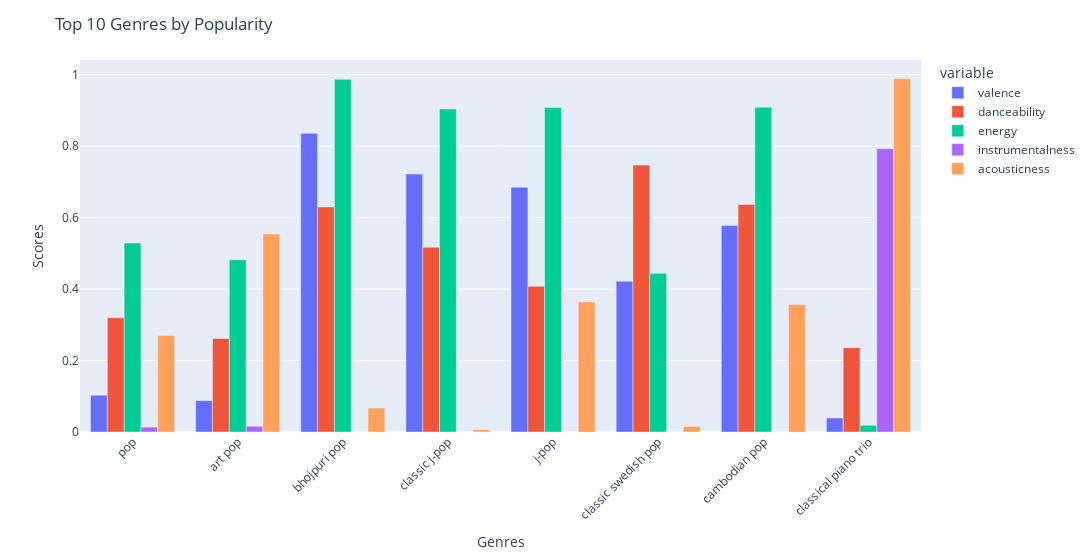

Source (notebook cell):
### Markdown cell above
- Characteristic of Different Genres

### Code cell
# Sắp xếp cá genre theo popularity top 10 genre
top10_gernes = df.sort_values('popularity', ascending=False).drop_duplicates('genres').head(10)

# Increase the width and plot
fig = px.bar(
    top10_gernes,
    x='genres',
    y=['valence', 'danceability', 'energy', 'instrumentalness', 'acousticness'],
    barmode='group',
    width=1200
)

# Xoay nhãn trục x để dễ đọc
fig.update_layout(
    xaxis=dict(tickangle=-45),
    title="Top 10 Genres by Popularity",
    xaxis_title="Genres",
    yaxis_title="Scores"
)
fig.show()

# According to the audio features for different songs along with that for different genres -> It will help to compare different genres and understand their unique differences in sound

### Figure 1 — Plotly figure (JSON) as saved in the notebook; plotly's stock layout.template omitted (floating-point values rounded to 4 significant figures)
{"data": [{"alignmentgroup": "True", "hovertemplate": "variable=valence<br>genres=%{x}<br>value=%{y}<extra></extra>", "legendgroup": "valence", "marker": {"color": "#636efa", "pattern": {"shape": ""}}, "name": "valence", "offsetgroup": "valence", "orientation": "v", "showlegend": true, "textposition": "auto", "type": "bar", "x": ["pop", "art pop", "bhojpuri pop", null, "classic j-pop", "j-pop", "classic swedish pop", "cambodian pop", "classical piano trio"], "xaxis": "x", "y": [0.103, 0.0878, 0.836, 0.9, 0.722, 0.685, 0.422, 0.578, 0.039], "yaxis": "y"}, {"alignmentgroup": "True", "hovertemplate": "variable=danceability<br>genres=%{x}<br>value=%{y}<extra></extra>", "legendgroup": "danceability", "marker": {"color": "#EF553B", "pattern": {"shape": ""}}, "name": "danceability", "offsetgroup": "danceability", "orientation": "v", "showlegend": true, "textposition": "auto", "type": "bar", "x": ["pop", "art pop", "bhojpuri pop", null, "classic j-pop", "j-pop", "classic swedish pop", "cambodian pop", "classical piano trio"], "xaxis": "x", "y": [0.32, 0.262, 0.63, 0.626, 0.517, 0.408, 0.747, 0.637, 0.236], "yaxis": "y"}, {"alignmentgroup": "True", "hovertemplate": "variable=energy<br>genres=%{x}<br>value=%{y}<extra></extra>", "legendgroup": "energy", "marker": {"color": "#00cc96", "pattern": {"shape": ""}}, "name": "energy", "offsetgroup": "energy", "orientation": "v", "showlegend": true, "textposition": "auto", "type": "bar", "x": ["pop", "art pop", "bhojpuri pop", null, "classic j-pop", "j-pop", "classic swedish pop", "cambodian pop", "classical piano trio"], "xaxis": "x", "y": [0.529, 0.482, 0.987, 0.582, 0.904, 0.908, 0.444, 0.909, 0.0187], "yaxis": "y"}, {"alignmentgroup": "True", "hovertemplate": "variable=instrumentalness<br>genres=%{x}<br>value=%{y}<extra></extra>", "legendgroup": "instrumentalness", "marker": {"color": "#ab63fa", "pattern": {"shape": ""}}, "name": "instrumentalness", "offsetgroup": "instrumentalness", "orientation": "v", "showlegend": true, "textposition": "auto", "type": "bar", "x": ["pop", "art pop", "bhojpuri pop", null, "classic j-pop", "j-pop", "classic swedish pop", "cambodian pop", "classical piano trio"], "xaxis": "x", "y": [0.0136, 0.0161, 9.37e-06, 0.000116, 1.64e-06, 0, 3.89e-05, 2.17e-05, 0.793], "yaxis": "y"}, {"alignmentgroup": "True", "hovertemplate": "variable=acousticness<br>genres=%{x}<br>value=%{y}<extra></extra>", "legendgroup": "acousticness", "marker": {"color": "#FFA15A", "pattern": {"shape": ""}}, "name": "acousticness", "offsetgroup": "acousticness", "orientation": "v", "showlegend": true, "textposition": "auto", "type": "bar", "x": ["pop", "art pop", "bhojpuri pop", null, "classic j-pop", "j-pop", "classic swedish pop", "cambodian pop", "classical piano trio"], "xaxis": "x", "y": [0.27, 0.554, 0.0669, 0.515, 0.00649, 0.364, 0.0153, 0.357, 0.989], "yaxis": "y"}], "layout": {"barmode": "group", "legend": {"title": {"text": "variable"}, "tracegroupgap": 0}, "margin": {"t": 60}, "title": {"text": "Top 10 Genres by Popularity"}, "width": 1200, "xaxis": {"anchor": "y", "domain": [0, 1], "tickangle": -45, "title": {"text": "Genres"}}, "yaxis": {"anchor": "x", "domain": [0, 1], "title": {"text": "Scores"}}}}
